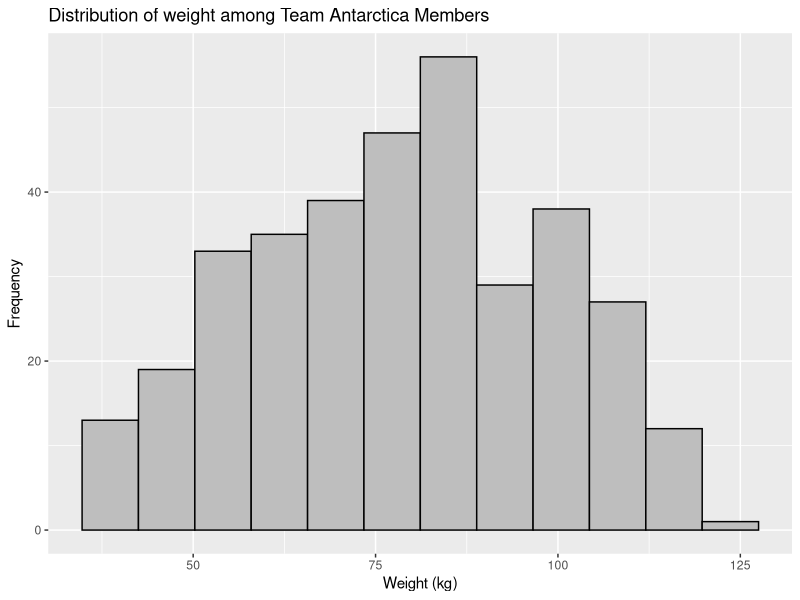
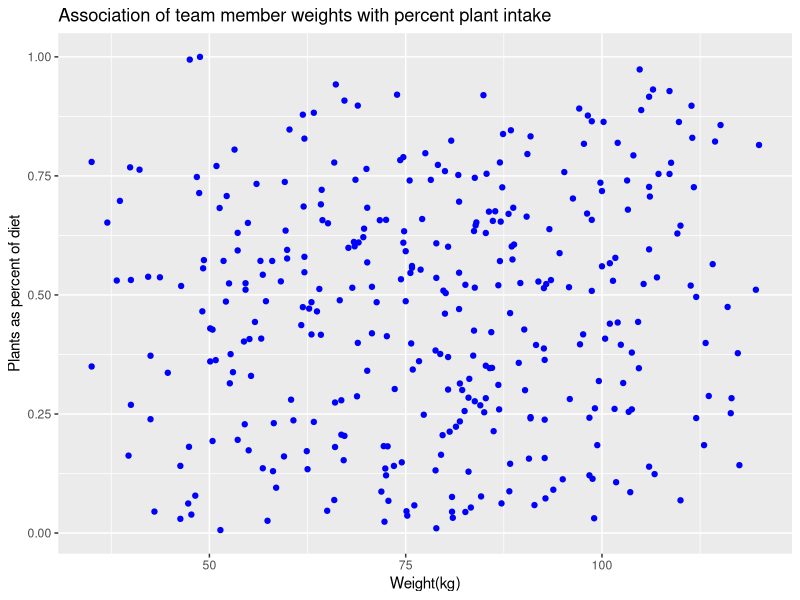
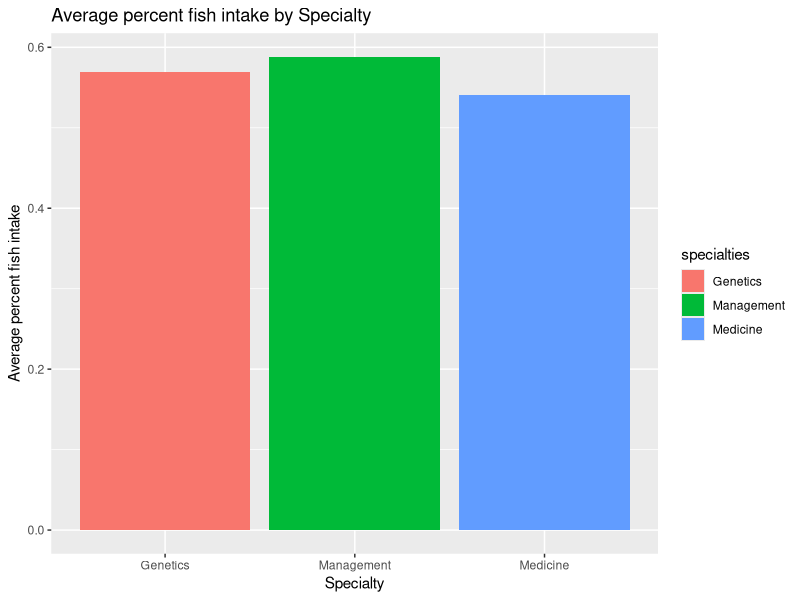
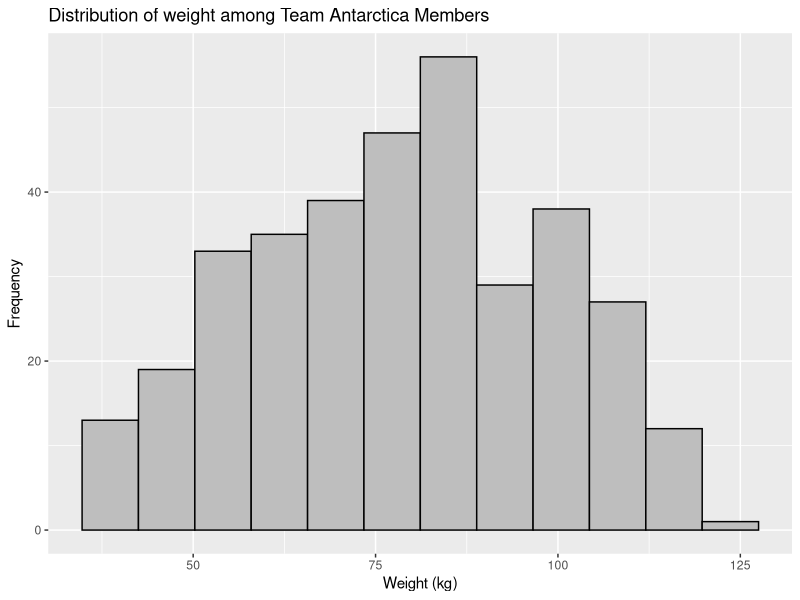
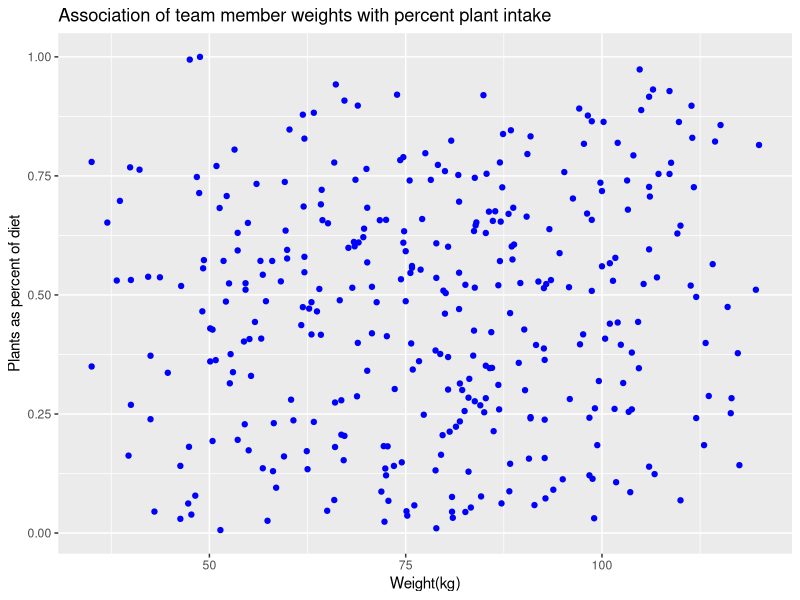
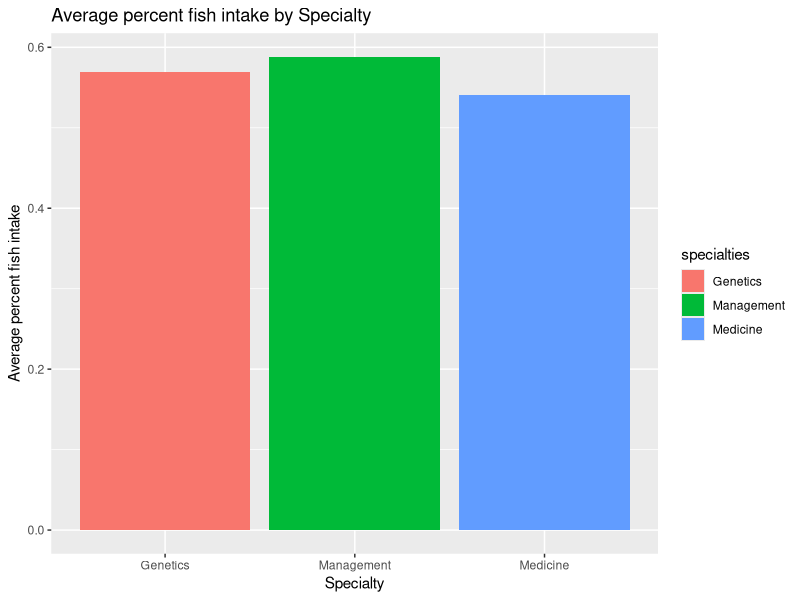

Source code (R) for these figures, in order:
## ---- chunk 1
library(tidyverse)
sick<-read_csv("sick_data.csv")
## ---- chunk 2

# GG stands for "Grammar of Graphics"

# The three components of data visualizations are:
# The Data
# The Aesthetics (the stuff you see)
# The Geom, or type of plot

## ---- chunk 3

ggplot(data=sick, mapping=aes(x=weight_kg))+
  geom_histogram(bins=12, color="black", fill="grey" )+
  labs(title="Distribution of weight among Team Antarctica Members", 
       y="Frequency", 
       x="Weight (kg)")


## ---- chunk 4

ggplot(data=sick, mapping=aes(x=weight_kg, y=perc_plant))+
  geom_point(color="blue")+
  labs(title="Association of team member weights with percent plant intake", 
       x="Weight(kg)", 
       y="Plants as percent of diet")


## ---- chunk 5


# You would use a histogram to show frequency distribution for a single variable in a population.

# You would use a scatter plot to view associations (or lack thereof) between two numeric variables.

# You would use a bar plot to compare averages (or other statistical measures) among groups

## ---- chunk 6

fishConsumption<- sick %>% 
  filter(specialties=="Management" | 
           specialties=="Genetics" | 
           specialties=="Medicine") %>%
  group_by(specialties) %>%
  summarize(avgFishConsumption=mean(perc_fish))


ggplot(data=fishConsumption, mapping=aes(x=specialties, y=avgFishConsumption, fill=specialties))+
  geom_bar(stat="identity")+
  labs(title="Average percent fish intake by Specialty", 
       x="Specialty", 
       y="Average percent fish intake")


## ---- chunk 7
#histogram
hgram<-ggplot(data=sick, mapping=aes(x=weight_kg))+
  geom_histogram(bins=12, color="black", fill="grey" )+
  labs(title="Distribution of weight among Team Antarctica Members", 
       y="Frequency", 
       x="Weight (kg)")

ggsave("histogram.jpg", hgram)
  
#scatterplot
splot<-ggplot(data=sick, mapping=aes(x=weight_kg, y=perc_plant))+
  geom_point(color="blue")+
  labs(title="Association of team member weights with percent plant intake", 
       x="Weight(kg)", 
       y="Plants as percent of diet")

ggsave("scatterplot.jpg", splot)
  

#bar chart
barchart<-ggplot(data=fishConsumption, mapping=aes(x=specialties, y=avgFishConsumption, fill=specialties))+
  geom_bar(stat="identity")+
  labs(title="Average percent fish intake by Specialty", 
       x="Specialty", 
       y="Average percent fish intake")

ggsave("barplot.jpg", barchart)




